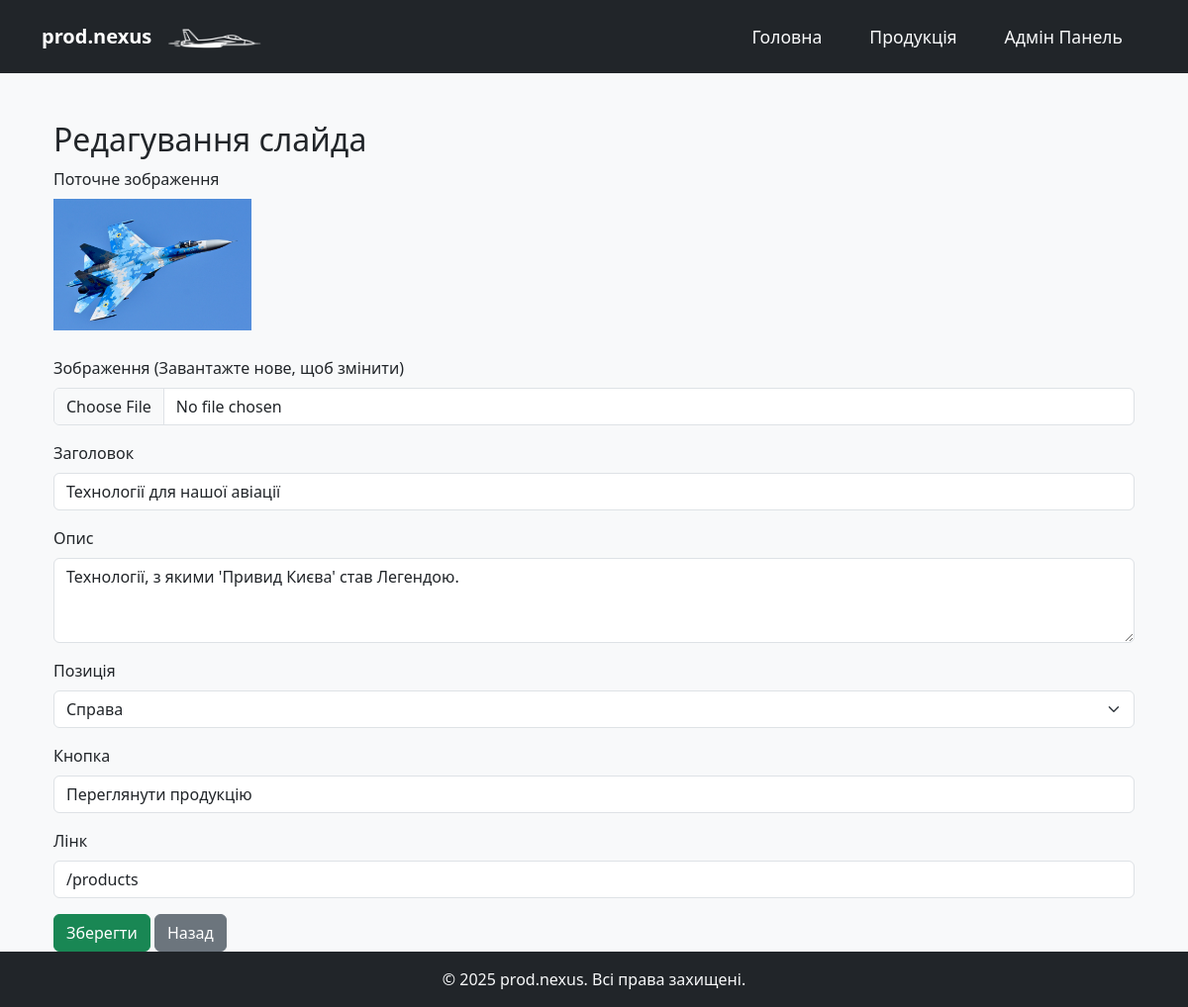
Before: /admin/carousel/edit/1 (signed in) with the older database file.
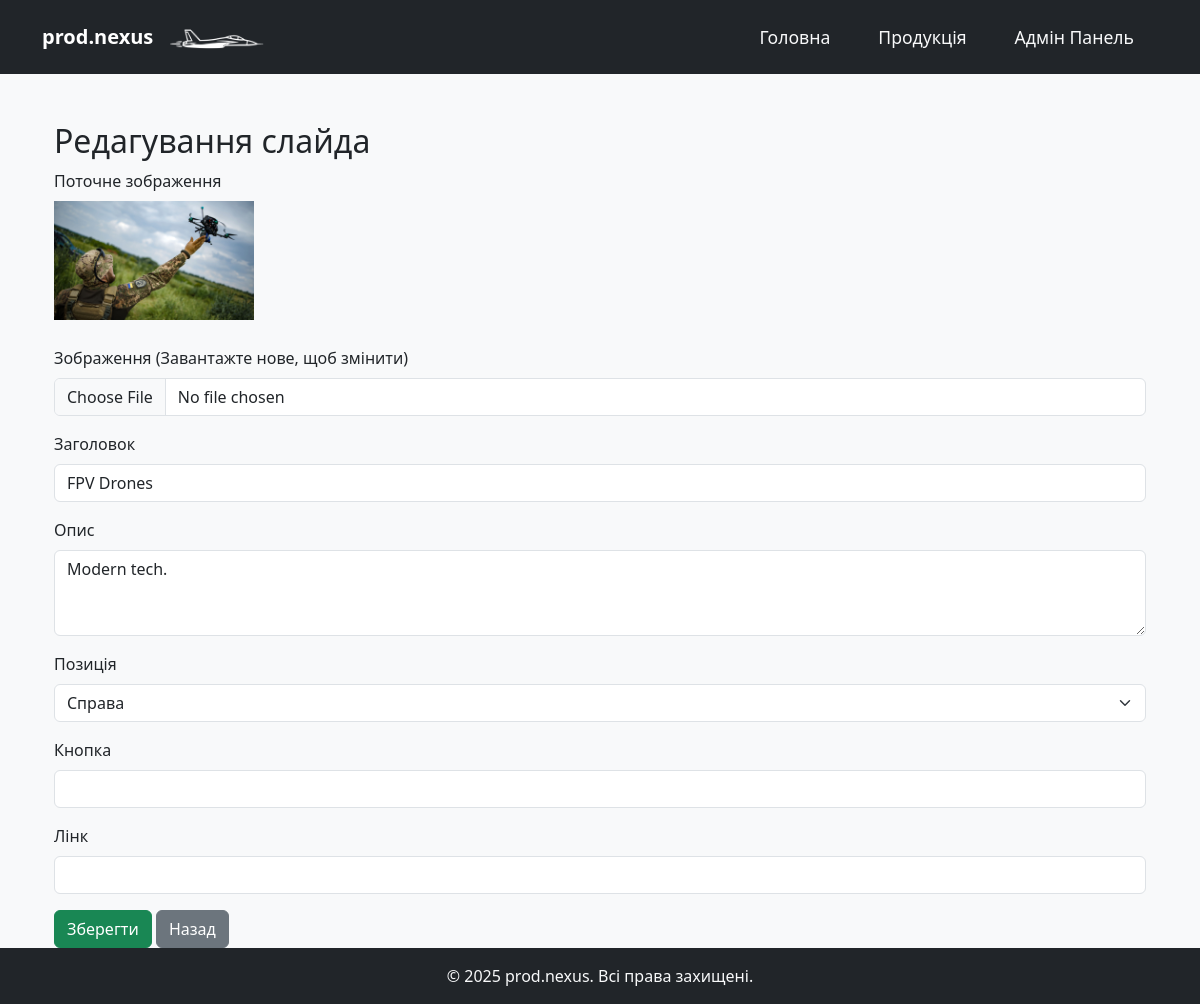
After: the same page with the newer database file.
### app/domain/marketing.py (models this page shows, shortened)
class CarouselItem(db.Model):
    __tablename__ = 'carousel_item'
    id = db.Column(db.Integer, primary_key=True)
    img = db.Column(db.String(100), nullable=False)
    title = db.Column(db.String(100))
    desc = db.Column(db.Text)
    text_position = db.Column(db.String(20), default='center')
    button_text = db.Column(db.String(50))
    button_link = db.Column(db.String(200))

### app/admin/routes.py (the view, shortened to what this page needs)
@admin.route("/carousel/edit/<int:item_id>", methods=["GET", "POST"])
@login_required
def edit_carousel(item_id):
    item = CarouselItem.query.get_or_404(item_id)
    form = CarouselItemForm(obj=item)
    return render_template("edit_carousel.html", form=form, item=item)

### app/forms.py
class CarouselItemForm(FlaskForm):
    title = StringField('Заголовок', validators=[Optional()])
    desc = TextAreaField('Опис', validators=[Optional()])
    img_file = FileField('Зображення', validators=[FileAllowed(ALLOWED_EXTENSIONS)])
    text_position = SelectField('Позиція', choices=[('left', 'Зліва'), ('right', 'Справа'), ('center', 'Центр')])
    button_text = StringField('Кнопка', validators=[Optional()])
    button_link = StringField('Лінк', validators=[Optional()])
    submit = SubmitField('Зберегти')

### app/domain/users.py (called while the page is built)
@login_manager.user_loader
def load_user(user_id):
    return User.query.get(int(user_id))

### app/templates/edit_carousel.html (shortened to what this page needs)
{% extends "base.html" %}
{% block content %}
<div class="container mt-4">
  <h2>Редагування слайда</h2>
  <form method="POST" enctype="multipart/form-data">
    <div class="mb-3">
      <label class="form-label">Поточне зображення</label><br>
      <img src="{{ url_for('static', filename='img/' + item.img) }}" alt="{{ item.title }}" style="max-width:200px; margin-bottom:10px;">
    </div>
    <div class="mb-3">
      {{ form.img_file.label(class="form-label") }} (Завантажте нове, щоб змінити)
      {{ form.img_file(class="form-control") }}
    </div>
    <div class="mb-3">
      {{ form.title.label(class="form-label") }}
      {{ form.title(class="form-control") }}
    </div>
    <div class="mb-3">
      {{ form.desc.label(class="form-label") }}
      {{ form.desc(class="form-control", rows=3) }}
    </div>
    <div class="mb-3">
      {{ form.text_position.label(class="form-label") }}
      {{ form.text_position(class="form-select") }}
    </div>
    <div class="mb-3">
      {{ form.button_text.label(class="form-label") }}
      {{ form.button_text(class="form-control") }}
    </div>
    <div class="mb-3">
      {{ form.button_link.label(class="form-label") }}
      {{ form.button_link(class="form-control") }}
    </div>
    {{ form.submit(class="btn btn-success") }}
    <a href="{{ url_for('admin.admin_carousel') }}" class="btn btn-secondary">Назад</a>
  </form>
</div>
{% endblock %}

Changed rows visible on the page:
changed CarouselItem "Справа": img: a different picture; title "Технології для нашої авіації" → "FPV Drones"; desc "Технології, з якими 'Привид Києва' став Легендою." → "Modern tech."; button_text "Переглянути продукцію" → (not shown); button_link "/products" → (not shown)
